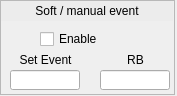
<?xml version="1.0" encoding="UTF-8"?>
<ui version="4.0">
 <class>Form</class>
 <widget class="QWidget" name="Form">
  <property name="geometry">
   <rect>
    <x>0</x>
    <y>0</y>
    <width>177</width>
    <height>96</height>
   </rect>
  </property>
  <property name="windowTitle">
   <string>Form</string>
  </property>
  <widget class="QFrame" name="frame">
   <property name="geometry">
    <rect>
     <x>0</x>
     <y>0</y>
     <width>175</width>
     <height>95</height>
    </rect>
   </property>
   <property name="frameShape">
    <enum>QFrame::StyledPanel</enum>
   </property>
   <property name="frameShadow">
    <enum>QFrame::Raised</enum>
   </property>
   <widget class="caTextEntry" name="catextentry">
    <property name="geometry">
     <rect>
      <x>10</x>
      <y>70</y>
      <width>70</width>
      <height>20</height>
     </rect>
    </property>
    <property name="channel" stdset="0">
     <string notr="true">$(EVG):SoftEvt-EvtCode-SP</string>
    </property>
    <property name="background">
     <color>
      <red>212</red>
      <green>219</green>
      <blue>157</blue>
     </color>
    </property>
    <property name="colorMode">
     <enum>caLineEdit::Static</enum>
    </property>
   </widget>
   <widget class="caLabel" name="calabel">
    <property name="geometry">
     <rect>
      <x>1</x>
      <y>1</y>
      <width>172</width>
      <height>20</height>
     </rect>
    </property>
    <property name="styleSheet">
     <string notr="true">background-color: rgb(236, 236, 236, 255);</string>
    </property>
    <property name="text">
     <string>Soft / manual event</string>
    </property>
    <property name="alignment">
     <set>Qt::AlignCenter</set>
    </property>
   </widget>
   <widget class="caLed" name="caled">
    <property name="geometry">
     <rect>
      <x>10</x>
      <y>30</y>
      <width>18</width>
      <height>18</height>
     </rect>
    </property>
    <property name="toolTip">
     <string/>
    </property>
    <property name="rectangular">
     <bool>false</bool>
    </property>
    <property name="channel" stdset="0">
     <string notr="true">$(EVG):SoftEvt-Enable-RB</string>
    </property>
    <property name="falseColor">
     <color>
      <red>218</red>
      <green>218</green>
      <blue>218</blue>
     </color>
    </property>
    <property name="trueColor">
     <color>
      <red>0</red>
      <green>205</green>
      <blue>0</blue>
     </color>
    </property>
    <property name="undefinedColor">
     <color>
      <red>255</red>
      <green>255</green>
      <blue>255</blue>
     </color>
    </property>
   </widget>
   <widget class="QLabel" name="label_29">
    <property name="geometry">
     <rect>
      <x>100</x>
      <y>50</y>
      <width>71</width>
      <height>20</height>
     </rect>
    </property>
    <property name="text">
     <string>RB</string>
    </property>
    <property name="alignment">
     <set>Qt::AlignCenter</set>
    </property>
   </widget>
   <widget class="caToggleButton" name="catogglebutton">
    <property name="geometry">
     <rect>
      <x>40</x>
      <y>30</y>
      <width>131</width>
      <height>18</height>
     </rect>
    </property>
    <property name="text">
     <string>Enable</string>
    </property>
    <property name="channel" stdset="0">
     <string notr="true">$(EVG):SoftEvt-Enable-Sel</string>
    </property>
   </widget>
   <widget class="caLineEdit" name="calineedit_8">
    <property name="geometry">
     <rect>
      <x>100</x>
      <y>70</y>
      <width>70</width>
      <height>20</height>
     </rect>
    </property>
    <property name="alignment">
     <set>Qt::AlignCenter</set>
    </property>
    <property name="channel" stdset="0">
     <string notr="true">$(EVG):SoftEvt-EvtCode-RB</string>
    </property>
   </widget>
   <widget class="QLabel" name="label_30">
    <property name="geometry">
     <rect>
      <x>10</x>
      <y>50</y>
      <width>71</width>
      <height>20</height>
     </rect>
    </property>
    <property name="text">
     <string>Set Event</string>
    </property>
    <property name="alignment">
     <set>Qt::AlignCenter</set>
    </property>
   </widget>
  </widget>
 </widget>
 <customwidgets>
  <customwidget>
   <class>caTextEntry</class>
   <extends>caLineEdit</extends>
   <header>caTextEntry</header>
  </customwidget>
  <customwidget>
   <class>caToggleButton</class>
   <extends>QCheckBox</extends>
   <header>caToggleButton</header>
  </customwidget>
  <customwidget>
   <class>caLabel</class>
   <extends>QLabel</extends>
   <header>caLabel</header>
  </customwidget>
  <customwidget>
   <class>caLed</class>
   <extends>QWidget</extends>
   <header>caLed</header>
  </customwidget>
  <customwidget>
   <class>caLineEdit</class>
   <extends>QLineEdit</extends>
   <header>caLineEdit</header>
  </customwidget>
 </customwidgets>
 <resources/>
 <connections/>
</ui>
